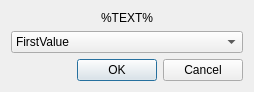
<?xml version="1.0" encoding="UTF-8"?>
<ui version="4.0">
 <class>DialogRemove</class>
 <widget class="QDialog" name="DialogRemove">
  <property name="geometry">
   <rect>
    <x>0</x>
    <y>0</y>
    <width>254</width>
    <height>89</height>
   </rect>
  </property>
  <property name="windowTitle">
   <string>%TITLE%</string>
  </property>
  <layout class="QVBoxLayout" name="verticalLayout">
   <item>
    <spacer name="verticalSpacer_3">
     <property name="orientation">
      <enum>Qt::Vertical</enum>
     </property>
     <property name="sizeHint" stdset="0">
      <size>
       <width>20</width>
       <height>40</height>
      </size>
     </property>
    </spacer>
   </item>
   <item>
    <widget class="QLabel" name="label">
     <property name="contextMenuPolicy">
      <enum>Qt::CustomContextMenu</enum>
     </property>
     <property name="text">
      <string>%TEXT%</string>
     </property>
     <property name="alignment">
      <set>Qt::AlignCenter</set>
     </property>
    </widget>
   </item>
   <item>
    <widget class="QComboBox" name="comboBox">
     <item>
      <property name="text">
       <string>FirstValue</string>
      </property>
     </item>
     <item>
      <property name="text">
       <string>Example</string>
      </property>
     </item>
    </widget>
   </item>
   <item>
    <spacer name="verticalSpacer">
     <property name="orientation">
      <enum>Qt::Vertical</enum>
     </property>
     <property name="sizeHint" stdset="0">
      <size>
       <width>20</width>
       <height>40</height>
      </size>
     </property>
    </spacer>
   </item>
   <item>
    <widget class="QDialogButtonBox" name="buttonBox">
     <property name="orientation">
      <enum>Qt::Horizontal</enum>
     </property>
     <property name="standardButtons">
      <set>QDialogButtonBox::Cancel|QDialogButtonBox::Ok</set>
     </property>
    </widget>
   </item>
  </layout>
 </widget>
 <resources/>
 <connections>
  <connection>
   <sender>buttonBox</sender>
   <signal>accepted()</signal>
   <receiver>DialogRemove</receiver>
   <slot>accept()</slot>
   <hints>
    <hint type="sourcelabel">
     <x>248</x>
     <y>254</y>
    </hint>
    <hint type="destinationlabel">
     <x>157</x>
     <y>274</y>
    </hint>
   </hints>
  </connection>
  <connection>
   <sender>buttonBox</sender>
   <signal>rejected()</signal>
   <receiver>DialogRemove</receiver>
   <slot>reject()</slot>
   <hints>
    <hint type="sourcelabel">
     <x>316</x>
     <y>260</y>
    </hint>
    <hint type="destinationlabel">
     <x>286</x>
     <y>274</y>
    </hint>
   </hints>
  </connection>
 </connections>
</ui>
